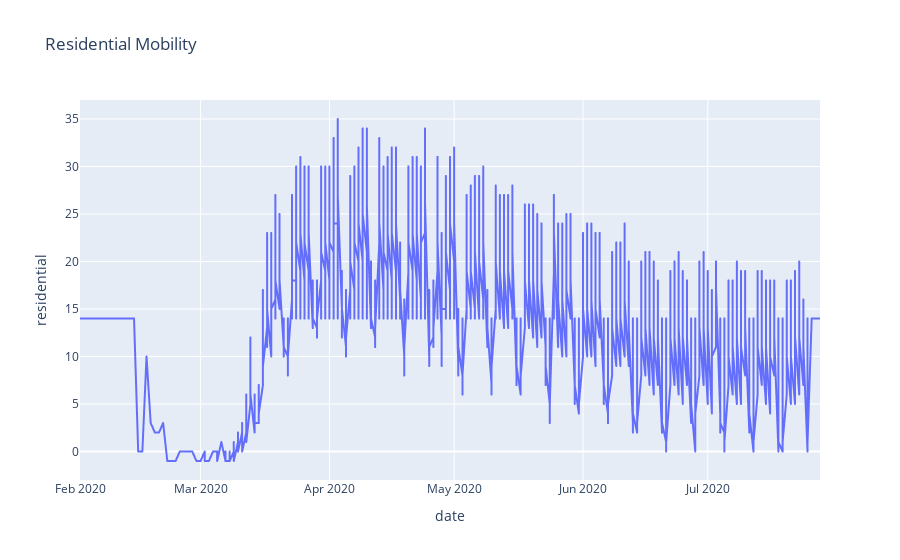

The cell this chart's notebook holds for it:
### Code cell
import plotly.express as px
fig = px.line(df, x='date', y='residential', title='Residential Mobility')
fig.show()

### Figure 1 — Plotly figure (JSON) as saved in the notebook; plotly's stock layout.template omitted (floating-point values rounded to 4 significant figures; data arrays with more than 128 entries replaced by an {"elided": "..."} marker saying what was removed)
{"data": [{"hovertemplate": "date=%{x}<br>residential=%{y}<extra></extra>", "legendgroup": "", "line": {"color": "#636efa", "dash": "solid"}, "mode": "lines", "name": "", "showlegend": false, "type": "scattergl", "x": {"elided": "1969 str values"}, "xaxis": "x", "y": {"elided": "1969 int values"}, "yaxis": "y"}], "layout": {"legend": {"tracegroupgap": 0}, "title": {"text": "Residential Mobility"}, "xaxis": {"anchor": "y", "domain": [0, 1], "title": {"text": "date"}}, "yaxis": {"anchor": "x", "domain": [0, 1], "title": {"text": "residential"}}}}
